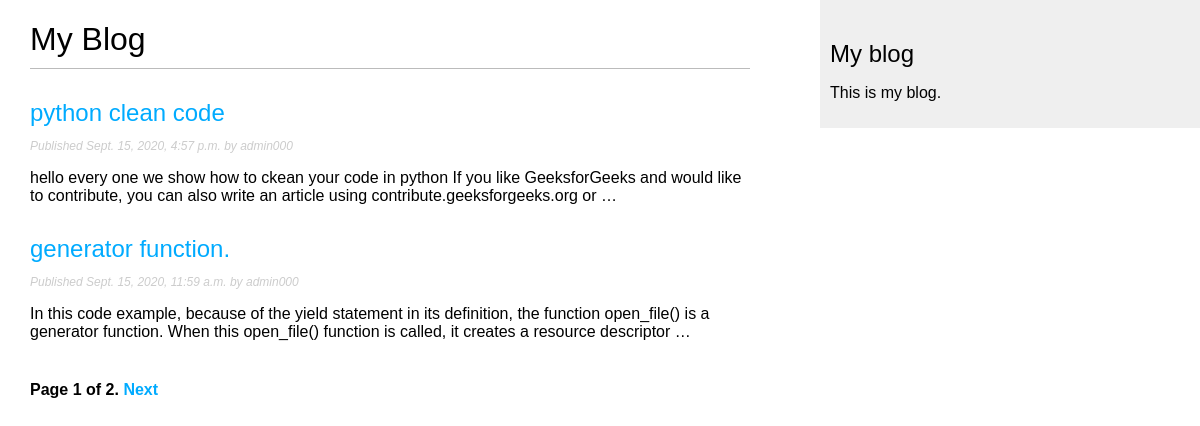
/blog/post, run on the app's committed database.
### myapp/models.py (models this page shows, shortened)
class Post(models.Model):
	STATUS_CHOICES = (
	('draft', 'Draft'),
	('published', 'Published'),
	)
	title = models.CharField(max_length=250)
	slug = models.SlugField(max_length=250,unique_for_date='publish')
	author = models.ForeignKey(User,on_delete=models.CASCADE,related_name='blog_posts')
	body = models.TextField()
	publish = models.DateTimeField(default=timezone.now)
	created = models.DateTimeField(auto_now_add=True)
	updated = models.DateTimeField(auto_now=True)
	status = models.CharField(max_length=10,
	choices=STATUS_CHOICES,
	default='draft')
	class Meta:
		ordering = ('-publish',)
	def get_absolute_url(self):
		return reverse('blog:post_detail',
		 		args=[self.publish.year,
					self.publish.month,
					self.publish.day, self.slug])

### myapp/views.py (the view)
# urls.py: path('post',PostListView.as_view(),name='post_list'),
class PostListView(ListView):
	queryset=Post.objects.all()
	context_object_name='posts'
	paginate_by= 2
	template_name='post_list.html'

### myapp/templates/post_list.html (shortened to what this page needs)
{% extends "base.html" %}
{% block content %}
  <h1>My Blog</h1>
  {% for post in posts %}
    <h2>
      <a href="{{ post.get_absolute_url }}">
        {{ post.title }}
      </a>
    </h2>
    <p class="date">
      Published {{ post.publish }} by {{ post.author }}
    </p>
    {{ post.body|truncatewords:30|linebreaks }}
  {% endfor %}
  {% include "pagination.html" with page=page_obj %}
{% endblock %}

### static/css/blog.css (style rules this page uses)
body { margin:0; padding:0; font-family:arial, sans-serif; ; }
a { color:#00abff; text-decoration:none; }
h1 { font-weight:normal; border-bottom:1px solid #bbb; padding:0 0 10px 0; }
h2 { font-weight:normal; margin:30px 0 0; }
p.date { color:#ccc; font-family: helvetica, sans-serif; font-size: 12px; font-style: italic; }

### data on the page
Post: title "python clean code", publish "Sept. 15, 2020, 4:57 p.m.", author "admin000", body "hello every one we show how to ckean your code in python If you like GeeksforGeeks and would like to contribute, you can also write an article using contribute.geeksforgeeks.org or …"
Post: title "generator function.", publish "Sept. 15, 2020, 11:59 a.m.", author "admin000", body "In this code example, because of the yield statement in its definition, the function open_file() is a generator function. When this open_file() function is called, it creates a resource descriptor …"

### other printed values
{{ page.number }} "1"
{{ page.paginator.num_pages }} "2"
